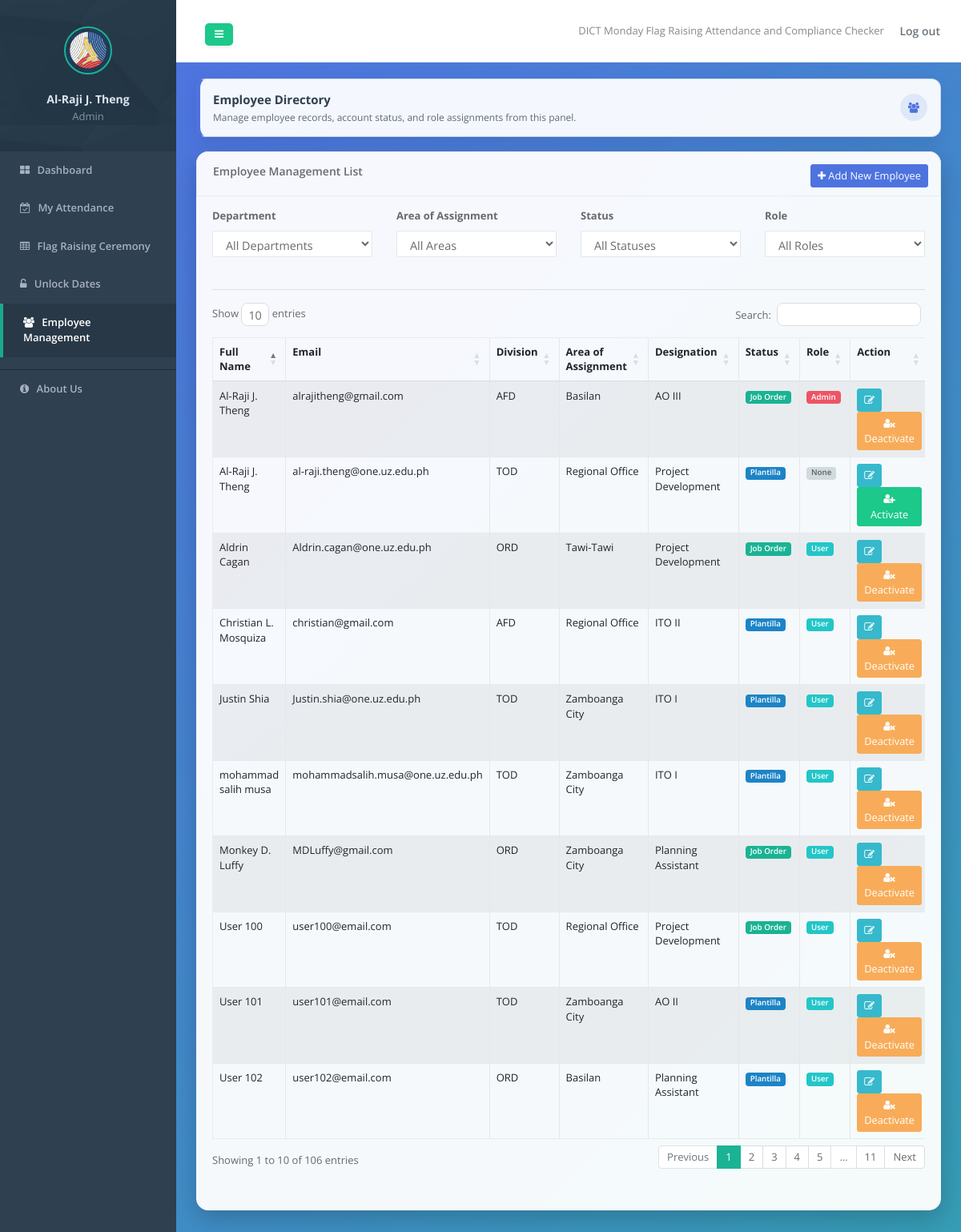
Page /employee_management.php (signed in) on the committed database.
### tables this page shows
CREATE TABLE `user_account` (
  `id` int(11) NOT NULL,
  `emp_id` int(11) DEFAULT NULL,
  `username` varchar(50) NOT NULL,
  `password` varchar(255) NOT NULL,
  `role` varchar(10) NOT NULL DEFAULT 'user' CHECK (`role` in ('admin','user')),
  `created_at` timestamp NOT NULL DEFAULT current_timestamp()
);

CREATE TABLE `employees` (
  `emp_id` int(11) NOT NULL,
  `emp_email` varchar(150) DEFAULT NULL,
  `full` varchar(255) DEFAULT NULL,
  `department` varchar(50) DEFAULT NULL,
  `area_of_assignment` varchar(150) DEFAULT NULL,
  `designation` varchar(150) DEFAULT NULL,
  `unit` varchar(100) DEFAULT NULL,
  `age` int(11) DEFAULT NULL,
  `gender` varchar(20) DEFAULT NULL,
  `status` varchar(50) DEFAULT NULL
);

### employee_management.php (the view, shortened to what this page needs)
<?php
include 'connect.php';
?>
<!doctype html>
<html>
<head>
    <link href="css/bootstrap.min.css" rel="stylesheet" />
    <link href="font-awesome/css/font-awesome.css" rel="stylesheet" />
    <link rel="stylesheet" type="text/css" href="https://cdn.datatables.net/1.13.6/css/dataTables.bootstrap4.min.css">
    <link href="css/animate.css" rel="stylesheet" />
    <link href="css/style.css" rel="stylesheet" />
</head>
<body>
    <div id="wrapper">
        <nav class="navbar-default navbar-static-side" role="navigation">
            <div class="sidebar-collapse">
                <ul class="nav metismenu" id="side-menu">
                    <?php include 'sidebar.php'; ?>
                </ul>
            </div>
        </nav>
        <?php include 'topbar.php'; ?>
            <div class="wrapper wrapper-content animated fadeInRight">
                <div class="page-callout">
                    <div>
                        <p class="callout-title">Employee Directory</p>
                        <p class="callout-subtitle">Manage employee records, account status, and role assignments from this panel.</p>
                    </div>
                    <span class="callout-icon"><i class="fa fa-users"></i></span>
                </div>
                <div class="row">
                    <div class="col-lg-12">
                        <div class="ibox ">
                            <div class="ibox-title">
                                <h5>Employee Management List</h5>
                                <div class="ibox-tools">
                                    <button type="button" class="btn btn-primary btn-sm" data-toggle="modal" data-target="#addEmployeeModal">
                                        <i class="fa fa-plus"></i> Add New Employee
                                    </button>
                                </div>
                            </div>
                            <div class="ibox-content">
                                <div class="row mb-4">
                                    <div class="col-md-3 mb-3">
                                        <label for="filter-department" class="form-label font-weight-bold">Department</label>
                                        <select id="filter-department" class="form-control form-select">
                                            <option value="">All Departments</option>
                                        </select>
                                    </div>
                                    <div class="col-md-3 mb-3">
                                        <label for="filter-area" class="form-label font-weight-bold">Area of Assignment</label>
                                        <select id="filter-area" class="form-control form-select">
                                            <option value="">All Areas</option>
                                        </select>
                                    </div>
                                    <div class="col-md-3 mb-3">
                                        <label for="filter-status" class="form-label font-weight-bold">Status</label>
                                        <select id="filter-status" class="form-control form-select">
                                            <option value="">All Statuses</option>
                                        </select>
                                    </div>
                                    <div class="col-md-3 mb-3">
                                        <label for="filter-role" class="form-label font-weight-bold">Role</label>
                                        <select id="filter-role" class="form-control form-select">
                                            <option value="">All Roles</option>
                                        </select>
                                    </div>
                                </div>
                                <hr>
                                <div class="table-responsive">
                                    <table class="table table-striped table-bordered table-hover dataTables-example">
                                        <thead>
                                            <tr>
                                                <th>Full Name</th>
                                                <th>Email</th>
                                                <th>Division</th>
                                                <th>Area of Assignment</th>
                                                <th>Designation</th>
                                                <th>Status</th>
                                                <th>Role</th>
                                                <th>Action</th>
                                            </tr>
                                        </thead>
                                        <tbody>
                                            <?php
                                            $sql = "SELECT e.*, u.role, u.username
                                                    FROM employees e
                                                    LEFT JOIN user_account u ON e.emp_id = u.emp_id
                                                    ORDER BY e.emp_id ASC";
                                            $result = $conn->query($sql);
                                            if ($result && $result->num_rows > 0) {
                                                while ($row = $result->fetch_assoc()) {
                                                    $statusBadge = "badge-secondary";
                                                    if ($row['status'] == 'Plantilla')  $statusBadge = "badge-success";
                                                    elseif ($row['status'] == 'Job Order') $statusBadge = "badge-primary";
                                                    $roleBadge = "badge-secondary";
                                                    $roleText  = "None";
                                                    if (isset($row['role'])) {
                                                        $roleBadge = (strtolower($row['role']) == 'admin') ? "badge-danger" : "badge-info";
                                                        $roleText  = ucfirst($row['role']);
                                                    }
                                                    echo '<tr>';
                                                    echo '<td>' . htmlspecialchars($row['full']               ?? '') . '</td>';
                                                    echo '<td>' . htmlspecialchars($row['emp_email']          ?? '') . '</td>';
                                                    echo '<td>' . htmlspecialchars($row['department']         ?? '') . '</td>';
                                                    echo '<td>' . htmlspecialchars($row['area_of_assignment'] ?? '') . '</td>';
                                                    echo '<td>' . htmlspecialchars($row['designation']        ?? '') . '</td>';
                                                    echo '<td><span class="badge ' . $statusBadge . '">' . htmlspecialchars($row['status'] ?? '') . '</span></td>';
                                                    echo '<td><span class="badge ' . $roleBadge   . '">' . htmlspecialchars($roleText)         . '</span></td>';
                                                    $hasAccount       = !empty($row['username']);
                                                    $statusBtnClass   = $hasAccount ? 'btn-warning'   : 'btn-success';
                                                    $statusBtnLabel   = $hasAccount ? 'Deactivate'     : 'Activate';
                                                    $statusBtnIcon    = $hasAccount ? 'fa-user-times'  : 'fa-user-plus';
                                                    $accountStatusVal = $hasAccount ? 'active'         : 'inactive';
                                                    echo '<td>
                                                            <button class="btn btn-info btn-sm edit-btn" title="Edit"
                                                                data-id="'     . $row['emp_id']                                              . '"
                                                                data-full="'   . htmlspecialchars($row['full']               ?? '')           . '"
                                                                data-email="'  . htmlspecialchars($row['emp_email']          ?? '')           . '"
                                                                data-age="'    . htmlspecialchars($row['age']                ?? '')           . '"
                                                                data-gender="' . htmlspecialchars($row['gender']             ?? '')           . '"
                                                                data-dept="'   . htmlspecialchars($row['department']         ?? '')           . '"
                                                                data-area="'   . htmlspecialchars($row['area_of_assignment'] ?? '')           . '"
                                                                data-desig="'  . htmlspecialchars($row['designation']        ?? '')           . '"
                                                                data-unit="'   . htmlspecialchars($row['unit']               ?? '')           . '"
                                                                data-status="' . htmlspecialchars($row['status']             ?? '')           . '"
                                                                data-role="'   . (isset($row['role'])     ? htmlspecialchars($row['role'])     : '') . '"
                                                                data-username="'. (isset($row['username']) ? htmlspecialchars($row['username']) : '') . '"
                                                                data-toggle="modal" data-target="#editEmployeeModal">
                                                                <i class="fa fa-edit"></i>
                                                            </button>
                                                            <button class="btn ' . $statusBtnClass . ' btn-sm status-btn"
                                                                data-id="' . $row['emp_id'] . '"
                                                                data-account-status="' . $accountStatusVal . '"
                                                                title="' . $statusBtnLabel . ' Account">
                                                                <i class="fa ' . $statusBtnIcon . '"></i> ' . $statusBtnLabel . '
                                                            </button>
                                                          </td>';
                                                    echo '</tr>';
                                                }
                                            } else {
                                                echo '<tr><td colspan="8" class="text-center">No employees found.</td></tr>';
                                            }
                                            ?>
                                        </tbody>
                                    </table>
                                </div>
                            </div>
                        </div>
                    </div>
                </div>
            </div>
        </div>
    </div>
</body>
</html>

### rows in the picture
user_account: emp.full "User 100", emp.emp_email "user100@email.com", emp.department "TOD", emp.area_of_assignment "Regional Office", emp.designation "Project Development", emp.status "Job Order", role "User", username "Deactivate"
user_account: emp.full "User 101", emp.emp_email "user101@email.com", emp.department "TOD", emp.area_of_assignment "Zamboanga City", emp.designation "AO II", emp.status "Plantilla", role "User", username "Deactivate"
user_account: emp.full "User 102", emp.emp_email "user102@email.com", emp.department "ORD", emp.area_of_assignment "Basilan", emp.designation "Planning Assistant", emp.status "Plantilla", role "User", username "Deactivate"
user_account: emp.full "Monkey D. Luffy", emp.emp_email "MDLuffy@gmail.com", emp.department "ORD", emp.area_of_assignment "Zamboanga City", emp.designation "Planning Assistant", emp.status "Job Order", role "User", username "Deactivate"
user_account: emp.full "Al-Raji J. Theng", emp.emp_email "alrajitheng@gmail.com", emp.department "AFD", emp.area_of_assignment "Basilan", emp.designation "AO III", emp.status "Job Order", role "Admin", username "Deactivate"
user_account: emp.full "Aldrin Cagan", emp.emp_email "Aldrin.cagan@one.uz.edu.ph", emp.department "ORD", emp.area_of_assignment "Tawi-Tawi", emp.designation "Project Development", emp.status "Job Order", role "User", username "Deactivate"
user_account: emp.full "Justin Shia", emp.emp_email "Justin.shia@one.uz.edu.ph", emp.department "TOD", emp.area_of_assignment "Zamboanga City", emp.designation "ITO I", emp.status "Plantilla", role "User", username "Deactivate"
user_account: emp.full "Christian L. Mosquiza", emp.emp_email "christian@gmail.com", emp.department "AFD", emp.area_of_assignment "Regional Office", emp.designation "ITO II", emp.status "Plantilla", role "User", username "Deactivate"
user_account: emp.full "mohammad salih musa", emp.emp_email "mohammadsalih.musa@one.uz.edu.ph", emp.department "TOD", emp.area_of_assignment "Zamboanga City", emp.designation "ITO I", emp.status "Plantilla", role "User", username "Deactivate"
employees: full "Al-Raji J. Theng", emp_email "al-raji.theng@one.uz.edu.ph", department "TOD", area_of_assignment "Regional Office", designation "Project Development", status "Plantilla", roleText "None", statusBtnLabel "Activate"

### other values in the picture
$userFullName "Al-Raji J. Theng"
$userRole "Admin"
